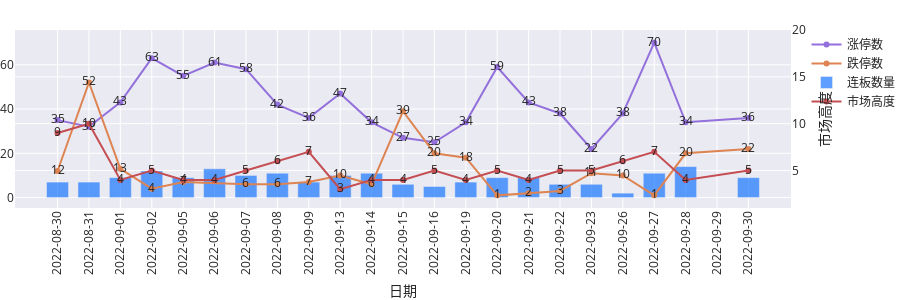

The code cell stored with this chart in its notebook:
### Code cell
from datetime import datetime, timedelta
import pandas as pd
import plotly.graph_objects as go
from sqlalchemy import create_engine, text

import akshare as ak

td = datetime.today()
str_end = td.strftime('%Y-%m-%d')
start = td - timedelta(days= 40)

str_start = start.strftime('%Y-%m-%d')
dt_rng = pd.date_range(start=str_start,end=str_end,freq='D')
dt_df = dt_rng.to_frame()
dt_df.rename({0:'日期'},axis=1,inplace=True)


dt_dt = ak.tool_trade_date_hist_sina()
dt_dt['日期'] = dt_dt['trade_date'].astype('datetime64')
ds = dt_dt.loc[(dt_dt['日期'] >= str_start) & ( dt_dt['日期'] <=str_end)]
dt_dt.to_clipboard()
ds.set_index('日期',inplace=True)
dd = ds.resample('D').max().reset_index()
df_res = dd.loc[(dd.trade_date.isna())]
[datetime.strftime(d,'%Y-%m-%d') for d in df_res['日期']]

ddf = ds.reset_index()
engine = create_engine('mysql+pymysql://root:123456789@localhost:3306/mysql?charset=utf8')

sql_zts = f"select 日期,count(*) as 涨停数 from stocks_limitup_history where 日期>='{str_start}' and 日期<='{str_end}' GROUP BY 日期 order by 日期"
sql_dts = f"select 日期,count(*) as 跌停数 from stocks_limitup_history_dtgc  where  日期>='{str_start}' and 日期<='{str_end}' GROUP BY 日期 order by 日期"
sql_scgd =f"select 日期, max(连板数) as 市场高度 from stocks_limitup_history  where 日期>='{str_start}' and 日期<='{str_end}' GROUP BY 日期 order by 日期"
sql_lbs = f"select 日期 ,count(*) as 连板数量 from stocks_limitup_history where 连板数>1 and 日期>='{str_start}' and 日期<='{str_end}' GROUP BY 日期 order by 日期"

df_zts = pd.read_sql(sql_zts,engine)
df_dts = pd.read_sql(sql_dts,engine)
df_scgd= pd.read_sql(sql_scgd,engine)
df_lbs = pd.read_sql(sql_lbs,engine)
hovertemplate_here = (
"<i>数量</i>: %{y}<br>"+
"<i>日期</i>: %{x}<br>"+
"<extra></extra>")
data = [
    go.Scatter(x=df_zts.日期, y=df_zts.涨停数, mode='markers+lines+text', name = '涨停数',text=df_zts.涨停数,marker_color='MediumPurple')
    ,go.Scatter(x=df_dts.日期, y=df_dts.跌停数, mode='markers+lines+text', name = '跌停数',text=df_dts.跌停数)
    ,go.Bar(x=df_lbs.日期, y=df_lbs.连板数量, name = '连板数量',opacity=0.7,marker_color='rgb(26, 118, 255)',hovertemplate=hovertemplate_here)
    ,go.Scatter(x=df_scgd.日期, y=df_scgd.市场高度, mode='markers+lines+text',text=df_scgd.市场高度, name = '市场高度',yaxis='y2')
    ]   

layout = go.Layout(yaxis2=dict(title='市场高度',range=[1,20],
side='right',overlaying='y'),template='seaborn',width=900,height=300,
    margin={
           "r": 30,
           "t": 30,
           "b": 30,
           "l": 0,
       })
dt_vals = [datetime.strftime(d,'%Y-%m-%d') for d in ddf['日期']]
dt_breaks = [datetime.strftime(d,'%Y-%m-%d') for d in df_res['日期']]
fig = go.Figure(data=data,layout=layout)
fig.update_xaxes(title='日期',tickmode='array',tickvals=dt_vals,ticktext=dt_vals,rangebreaks=[dict(values=dt_breaks)])

fig.update_layout(xaxis_tickangle=-90,bargap=0.3)
fig.show()

### Figure 1 — Plotly figure (JSON) as saved in the notebook; plotly's stock layout.template omitted (floating-point values rounded to 4 significant figures)
{"data": [{"marker": {"color": "MediumPurple"}, "mode": "markers+lines+text", "name": "涨停数", "text": [35, 32, 43, 63, 55, 61, 58, 42, 36, 47, 34, 27, 25, 34, 59, 43, 38, 22, 38, 70, 34, 36], "type": "scatter", "x": ["2022-08-30T00:00:00", "2022-08-31T00:00:00", "2022-09-01T00:00:00", "2022-09-02T00:00:00", "2022-09-05T00:00:00", "2022-09-06T00:00:00", "2022-09-07T00:00:00", "2022-09-08T00:00:00", "2022-09-09T00:00:00", "2022-09-13T00:00:00", "2022-09-14T00:00:00", "2022-09-15T00:00:00", "2022-09-16T00:00:00", "2022-09-19T00:00:00", "2022-09-20T00:00:00", "2022-09-21T00:00:00", "2022-09-22T00:00:00", "2022-09-23T00:00:00", "2022-09-26T00:00:00", "2022-09-27T00:00:00", "2022-09-28T00:00:00", "2022-09-30T00:00:00"], "y": [35, 32, 43, 63, 55, 61, 58, 42, 36, 47, 34, 27, 25, 34, 59, 43, 38, 22, 38, 70, 34, 36]}, {"mode": "markers+lines+text", "name": "跌停数", "text": [12, 52, 13, 4, 7, 6, 6, 7, 10, 6, 39, 20, 18, 1, 2, 3, 11, 10, 1, 20, 22], "type": "scatter", "x": ["2022-08-30T00:00:00", "2022-08-31T00:00:00", "2022-09-01T00:00:00", "2022-09-02T00:00:00", "2022-09-05T00:00:00", "2022-09-07T00:00:00", "2022-09-08T00:00:00", "2022-09-09T00:00:00", "2022-09-13T00:00:00", "2022-09-14T00:00:00", "2022-09-15T00:00:00", "2022-09-16T00:00:00", "2022-09-19T00:00:00", "2022-09-20T00:00:00", "2022-09-21T00:00:00", "2022-09-22T00:00:00", "2022-09-23T00:00:00", "2022-09-26T00:00:00", "2022-09-27T00:00:00", "2022-09-28T00:00:00", "2022-09-30T00:00:00"], "y": [12, 52, 13, 4, 7, 6, 6, 7, 10, 6, 39, 20, 18, 1, 2, 3, 11, 10, 1, 20, 22]}, {"hovertemplate": "<i>数量</i>: %{y}<br><i>日期</i>: %{x}<br><extra></extra>", "marker": {"color": "rgb(26, 118, 255)"}, "name": "连板数量", "opacity": 0.7, "type": "bar", "x": ["2022-08-30T00:00:00", "2022-08-31T00:00:00", "2022-09-01T00:00:00", "2022-09-02T00:00:00", "2022-09-05T00:00:00", "2022-09-06T00:00:00", "2022-09-07T00:00:00", "2022-09-08T00:00:00", "2022-09-09T00:00:00", "2022-09-13T00:00:00", "2022-09-14T00:00:00", "2022-09-15T00:00:00", "2022-09-16T00:00:00", "2022-09-19T00:00:00", "2022-09-20T00:00:00", "2022-09-21T00:00:00", "2022-09-22T00:00:00", "2022-09-23T00:00:00", "2022-09-26T00:00:00", "2022-09-27T00:00:00", "2022-09-28T00:00:00", "2022-09-30T00:00:00"], "y": [7, 7, 9, 12, 9, 13, 10, 11, 7, 10, 11, 6, 5, 7, 9, 9, 6, 6, 2, 11, 14, 9]}, {"mode": "markers+lines+text", "name": "市场高度", "text": [9, 10, 4, 5, 4, 4, 5, 6, 7, 3, 4, 4, 5, 4, 5, 4, 5, 5, 6, 7, 4, 5], "type": "scatter", "x": ["2022-08-30T00:00:00", "2022-08-31T00:00:00", "2022-09-01T00:00:00", "2022-09-02T00:00:00", "2022-09-05T00:00:00", "2022-09-06T00:00:00", "2022-09-07T00:00:00", "2022-09-08T00:00:00", "2022-09-09T00:00:00", "2022-09-13T00:00:00", "2022-09-14T00:00:00", "2022-09-15T00:00:00", "2022-09-16T00:00:00", "2022-09-19T00:00:00", "2022-09-20T00:00:00", "2022-09-21T00:00:00", "2022-09-22T00:00:00", "2022-09-23T00:00:00", "2022-09-26T00:00:00", "2022-09-27T00:00:00", "2022-09-28T00:00:00", "2022-09-30T00:00:00"], "y": [9, 10, 4, 5, 4, 4, 5, 6, 7, 3, 4, 4, 5, 4, 5, 4, 5, 5, 6, 7, 4, 5], "yaxis": "y2"}], "layout": {"bargap": 0.3, "height": 300, "margin": {"b": 30, "l": 0, "r": 30, "t": 30}, "width": 900, "xaxis": {"rangebreaks": [{"values": ["2022-09-03", "2022-09-04", "2022-09-10", "2022-09-11", "2022-09-12", "2022-09-17", "2022-09-18", "2022-09-24", "2022-09-25"]}], "tickangle": -90, "tickmode": "array", "ticktext": ["2022-08-30", "2022-08-31", "2022-09-01", "2022-09-02", "2022-09-05", "2022-09-06", "2022-09-07", "2022-09-08", "2022-09-09", "2022-09-13", "2022-09-14", "2022-09-15", "2022-09-16", "2022-09-19", "2022-09-20", "2022-09-21", "2022-09-22", "2022-09-23", "2022-09-26", "2022-09-27", "2022-09-28", "2022-09-29", "2022-09-30"], "tickvals": ["2022-08-30", "2022-08-31", "2022-09-01", "2022-09-02", "2022-09-05", "2022-09-06", "2022-09-07", "2022-09-08", "2022-09-09", "2022-09-13", "2022-09-14", "2022-09-15", "2022-09-16", "2022-09-19", "2022-09-20", "2022-09-21", "2022-09-22", "2022-09-23", "2022-09-26", "2022-09-27", "2022-09-28", "2022-09-29", "2022-09-30"], "title": {"text": "日期"}}, "yaxis2": {"overlaying": "y", "range": [1, 20], "side": "right", "title": {"text": "市场高度"}}}}
